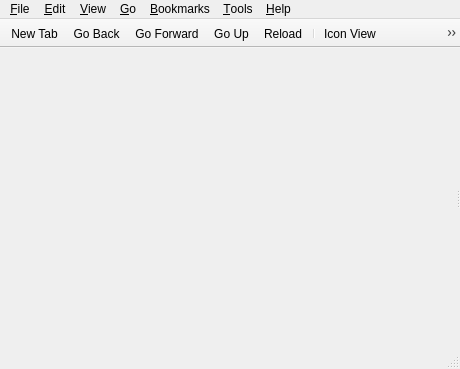
<?xml version="1.0" encoding="UTF-8"?>
<ui version="4.0">
 <class>MainWindow</class>
 <widget class="QMainWindow" name="MainWindow">
  <property name="geometry">
   <rect>
    <x>0</x>
    <y>0</y>
    <width>460</width>
    <height>369</height>
   </rect>
  </property>
  <property name="windowTitle">
   <string>File Manager</string>
  </property>
  <property name="windowIcon">
   <iconset theme="pcmanfm-qt">
    <normaloff>.</normaloff>.</iconset>
  </property>
  <widget class="QWidget" name="centralwidget">
   <layout class="QVBoxLayout" name="verticalLayout">
    <property name="leftMargin">
     <number>0</number>
    </property>
    <property name="topMargin">
     <number>0</number>
    </property>
    <property name="rightMargin">
     <number>0</number>
    </property>
    <property name="bottomMargin">
     <number>0</number>
    </property>
    <item>
     <widget class="QSplitter" name="splitter">
      <property name="orientation">
       <enum>Qt::Horizontal</enum>
      </property>
      <widget class="Fm::SidePane" name="sidePane" native="true">
       <property name="sizePolicy">
        <sizepolicy hsizetype="Preferred" vsizetype="Expanding">
         <horstretch>0</horstretch>
         <verstretch>0</verstretch>
        </sizepolicy>
       </property>
      </widget>
      <widget class="QSplitter" name="viewSplitter">
       <property name="orientation">
        <enum>Qt::Horizontal</enum>
       </property>
      </widget>
     </widget>
    </item>
   </layout>
  </widget>
  <widget class="QMenuBar" name="menubar">
   <property name="geometry">
    <rect>
     <x>0</x>
     <y>0</y>
     <width>460</width>
     <height>30</height>
    </rect>
   </property>
   <property name="contextMenuPolicy">
    <enum>Qt::PreventContextMenu</enum>
   </property>
   <widget class="QMenu" name="menu_File">
    <property name="title">
     <string>&amp;File</string>
    </property>
    <widget class="QMenu" name="menuCreateNew">
     <property name="title">
      <string>C&amp;reate New</string>
     </property>
     <addaction name="actionNewFolder"/>
     <addaction name="actionNewBlankFile"/>
    </widget>
    <addaction name="actionNewTab"/>
    <addaction name="actionNewWin"/>
    <addaction name="separator"/>
    <addaction name="menuCreateNew"/>
    <addaction name="separator"/>
    <addaction name="actionFileProperties"/>
    <addaction name="actionFolderProperties"/>
    <addaction name="separator"/>
    <addaction name="actionCloseTab"/>
    <addaction name="actionCloseWindow"/>
   </widget>
   <widget class="QMenu" name="menu_Help">
    <property name="title">
     <string>&amp;Help</string>
    </property>
    <addaction name="actionAbout"/>
    <addaction name="actionHiddenShortcuts"/>
   </widget>
   <widget class="QMenu" name="menu_View">
    <property name="title">
     <string>&amp;View</string>
    </property>
    <widget class="QMenu" name="menuSorting">
     <property name="title">
      <string>&amp;Sorting</string>
     </property>
     <addaction name="actionByFileName"/>
     <addaction name="actionByMTime"/>
     <addaction name="actionByCrTime"/>
     <addaction name="actionByDTime"/>
     <addaction name="actionByFileSize"/>
     <addaction name="actionByFileType"/>
     <addaction name="actionByOwner"/>
     <addaction name="actionByGroup"/>
     <addaction name="separator"/>
     <addaction name="actionAscending"/>
     <addaction name="actionDescending"/>
     <addaction name="separator"/>
     <addaction name="actionFolderFirst"/>
     <addaction name="actionHiddenLast"/>
     <addaction name="actionCaseSensitive"/>
    </widget>
    <widget class="QMenu" name="menu_View_2">
     <property name="title">
      <string>&amp;View</string>
     </property>
     <addaction name="actionIconView"/>
     <addaction name="actionThumbnailView"/>
     <addaction name="actionCompactView"/>
     <addaction name="actionDetailedList"/>
     <addaction name="separator"/>
    </widget>
    <widget class="QMenu" name="menuToolbars">
     <property name="title">
      <string>&amp;Toolbars</string>
     </property>
     <addaction name="actionFilter"/>
     <addaction name="actionMenu_bar"/>
    </widget>
    <widget class="QMenu" name="menuPathBarStyle">
     <property name="title">
      <string>Path &amp;Bar</string>
     </property>
     <addaction name="actionLocationBar"/>
     <addaction name="actionPathButtons"/>
    </widget>
    <widget class="QMenu" name="menuFiltering">
     <property name="title">
      <string>&amp;Filtering</string>
     </property>
     <addaction name="actionShowFilter"/>
     <addaction name="actionUnfilter"/>
    </widget>
    <widget class="QMenu" name="menuView_Settings">
     <property name="title">
      <string>&amp;Customized View Settings</string>
     </property>
     <addaction name="actionPreserveView"/>
     <addaction name="actionPreserveViewRecursive"/>
     <addaction name="separator"/>
     <addaction name="actionGoToCustomizedViewSource"/>
     <addaction name="actionCleanPerFolderConfig"/>
    </widget>
    <addaction name="actionReload"/>
    <addaction name="separator"/>
    <addaction name="actionShowHidden"/>
    <addaction name="actionShowThumbnails"/>
    <addaction name="actionSplitView"/>
    <addaction name="menuSorting"/>
    <addaction name="menu_View_2"/>
    <addaction name="menuView_Settings"/>
    <addaction name="separator"/>
    <addaction name="actionSidePane"/>
    <addaction name="menuToolbars"/>
    <addaction name="menuPathBarStyle"/>
    <addaction name="separator"/>
    <addaction name="menuFiltering"/>
   </widget>
   <widget class="QMenu" name="menu_Edit">
    <property name="title">
     <string>&amp;Edit</string>
    </property>
    <addaction name="actionCut"/>
    <addaction name="actionCopy"/>
    <addaction name="actionPaste"/>
    <addaction name="actionRename"/>
    <addaction name="actionDelete"/>
    <addaction name="separator"/>
    <addaction name="actionSelectAll"/>
    <addaction name="actionDeselectAll"/>
    <addaction name="actionInvertSelection"/>
    <addaction name="separator"/>
    <addaction name="separator"/>
    <addaction name="actionBulkRename"/>
    <addaction name="separator"/>
    <addaction name="actionPreferences"/>
   </widget>
   <widget class="QMenu" name="menu_Bookmarks">
    <property name="title">
     <string>&amp;Bookmarks</string>
    </property>
    <addaction name="actionAddToBookmarks"/>
    <addaction name="actionEditBookmarks"/>
   </widget>
   <widget class="QMenu" name="menu_Go">
    <property name="title">
     <string>&amp;Go</string>
    </property>
    <addaction name="actionHome"/>
    <addaction name="actionDesktop"/>
    <addaction name="actionApplications"/>
    <addaction name="separator"/>
    <addaction name="actionGoBack"/>
    <addaction name="actionGoForward"/>
    <addaction name="actionGoUp"/>
   </widget>
   <widget class="QMenu" name="menu_Tool">
    <property name="title">
     <string>&amp;Tools</string>
    </property>
    <addaction name="actionOpenTerminal"/>
    <addaction name="actionCreateLauncher"/>
    <addaction name="separator"/>
    <addaction name="actionOpenAsAdmin"/>
    <addaction name="actionOpenAsRoot"/>
    <addaction name="separator"/>
    <addaction name="actionCopyFullPath"/>
    <addaction name="actionFindFiles"/>
   </widget>
   <addaction name="menu_File"/>
   <addaction name="menu_Edit"/>
   <addaction name="menu_View"/>
   <addaction name="menu_Go"/>
   <addaction name="menu_Bookmarks"/>
   <addaction name="menu_Tool"/>
   <addaction name="menu_Help"/>
  </widget>
  <widget class="PCManFM::StatusBar" name="statusbar"/>
  <widget class="QToolBar" name="toolBar">
   <property name="contextMenuPolicy">
    <enum>Qt::PreventContextMenu</enum>
   </property>
   <property name="windowTitle">
    <string>Main Toolbar</string>
   </property>
   <property name="movable">
    <bool>false</bool>
   </property>
   <property name="floatable">
    <bool>false</bool>
   </property>
   <attribute name="toolBarArea">
    <enum>TopToolBarArea</enum>
   </attribute>
   <attribute name="toolBarBreak">
    <bool>false</bool>
   </attribute>
   <addaction name="actionNewTab"/>
   <addaction name="actionGoBack"/>
   <addaction name="actionGoForward"/>
   <addaction name="actionGoUp"/>
   <addaction name="actionReload"/>
   <addaction name="separator"/>
   <addaction name="actionIconView"/>
   <addaction name="actionThumbnailView"/>
   <addaction name="actionCompactView"/>
   <addaction name="actionDetailedList"/>
   <addaction name="separator"/>
   <addaction name="actionGo"/>
   <addaction name="actionMenu"/>
  </widget>
  <action name="actionGoUp">
   <property name="icon">
    <iconset theme="go-up">
     <normaloff>.</normaloff>.</iconset>
   </property>
   <property name="text">
    <string>Go &amp;Up</string>
   </property>
   <property name="toolTip">
    <string>Go Up</string>
   </property>
   <property name="shortcut">
    <string>Alt+Up</string>
   </property>
  </action>
  <action name="actionHome">
   <property name="icon">
    <iconset theme="user-home">
     <normaloff>.</normaloff>.</iconset>
   </property>
   <property name="text">
    <string>&amp;Home</string>
   </property>
   <property name="shortcut">
    <string>Alt+Home</string>
   </property>
  </action>
  <action name="actionReload">
   <property name="icon">
    <iconset theme="view-refresh">
     <normaloff>.</normaloff>.</iconset>
   </property>
   <property name="text">
    <string>&amp;Reload</string>
   </property>
   <property name="shortcut">
    <string>F5</string>
   </property>
  </action>
  <action name="actionGo">
   <property name="icon">
    <iconset theme="go-jump">
     <normaloff>.</normaloff>.</iconset>
   </property>
   <property name="text">
    <string>Go</string>
   </property>
  </action>
  <action name="actionQuit">
   <property name="icon">
    <iconset theme="application-exit">
     <normaloff>.</normaloff>.</iconset>
   </property>
   <property name="text">
    <string>Quit</string>
   </property>
  </action>
  <action name="actionAbout">
   <property name="icon">
    <iconset theme="help-about">
     <normaloff>.</normaloff>.</iconset>
   </property>
   <property name="text">
    <string>&amp;About</string>
   </property>
  </action>
  <action name="actionNewWin">
   <property name="icon">
    <iconset theme="window-new">
     <normaloff>.</normaloff>.</iconset>
   </property>
   <property name="text">
    <string>&amp;New Window</string>
   </property>
   <property name="toolTip">
    <string>New Window</string>
   </property>
   <property name="shortcut">
    <string>Ctrl+N</string>
   </property>
  </action>
  <action name="actionShowHidden">
   <property name="checkable">
    <bool>true</bool>
   </property>
   <property name="text">
    <string>Show &amp;Hidden</string>
   </property>
   <property name="shortcut">
    <string>Ctrl+H</string>
   </property>
  </action>
  <action name="actionDesktop">
   <property name="icon">
    <iconset theme="user-desktop">
     <normaloff>.</normaloff>.</iconset>
   </property>
   <property name="text">
    <string>&amp;Desktop</string>
   </property>
  </action>
  <action name="actionAddToBookmarks">
   <property name="icon">
    <iconset theme="list-add">
     <normaloff>.</normaloff>.</iconset>
   </property>
   <property name="text">
    <string>&amp;Add to Bookmarks</string>
   </property>
  </action>
  <action name="actionApplications">
   <property name="text">
    <string>&amp;Applications</string>
   </property>
  </action>
  <action name="actionReload_2">
   <property name="text">
    <string>Reload</string>
   </property>
  </action>
  <action name="actionIconView">
   <property name="checkable">
    <bool>true</bool>
   </property>
   <property name="text">
    <string>&amp;Icon View</string>
   </property>
   <property name="shortcut">
    <string>Ctrl+Shift+1</string>
   </property>
  </action>
  <action name="actionCompactView">
   <property name="checkable">
    <bool>true</bool>
   </property>
   <property name="text">
    <string>&amp;Compact View</string>
   </property>
   <property name="shortcut">
    <string>Ctrl+Shift+3</string>
   </property>
  </action>
  <action name="actionDetailedList">
   <property name="checkable">
    <bool>true</bool>
   </property>
   <property name="text">
    <string>&amp;Detailed List</string>
   </property>
   <property name="shortcut">
    <string>Ctrl+Shift+4</string>
   </property>
  </action>
  <action name="actionThumbnailView">
   <property name="checkable">
    <bool>true</bool>
   </property>
   <property name="text">
    <string>&amp;Thumbnail View</string>
   </property>
   <property name="shortcut">
    <string>Ctrl+Shift+2</string>
   </property>
  </action>
  <action name="actionCut">
   <property name="icon">
    <iconset theme="edit-cut">
     <normaloff>.</normaloff>.</iconset>
   </property>
   <property name="text">
    <string>Cu&amp;t</string>
   </property>
   <property name="shortcut">
    <string>Ctrl+X</string>
   </property>
  </action>
  <action name="actionCopy">
   <property name="icon">
    <iconset theme="edit-copy">
     <normaloff>.</normaloff>.</iconset>
   </property>
   <property name="text">
    <string>&amp;Copy</string>
   </property>
   <property name="shortcut">
    <string>Ctrl+C</string>
   </property>
  </action>
  <action name="actionPaste">
   <property name="icon">
    <iconset theme="edit-paste">
     <normaloff>.</normaloff>.</iconset>
   </property>
   <property name="text">
    <string>&amp;Paste</string>
   </property>
   <property name="shortcut">
    <string>Ctrl+V</string>
   </property>
  </action>
  <action name="actionSelectAll">
   <property name="icon">
    <iconset theme="edit-select-all">
     <normaloff>.</normaloff>.</iconset>
   </property>
   <property name="text">
    <string>Select &amp;All</string>
   </property>
   <property name="shortcut">
    <string>Ctrl+A</string>
   </property>
  </action>
  <action name="actionDeselectAll">
   <property name="text">
    <string>De&amp;select All</string>
   </property>
   <property name="shortcut">
    <string>Ctrl+D</string>
   </property>
  </action>
  <action name="actionPreferences">
   <property name="text">
    <string>Pr&amp;eferences</string>
   </property>
  </action>
  <action name="actionAscending">
   <property name="checkable">
    <bool>true</bool>
   </property>
   <property name="text">
    <string>&amp;Ascending</string>
   </property>
   <property name="icon">
    <iconset theme="view-sort-ascending">
     <normaloff>.</normaloff>.</iconset>
   </property>
  </action>
  <action name="actionDescending">
   <property name="checkable">
    <bool>true</bool>
   </property>
   <property name="text">
    <string>&amp;Descending</string>
   </property>
   <property name="icon">
    <iconset theme="view-sort-descending">
     <normaloff>.</normaloff>.</iconset>
   </property>
  </action>
  <action name="actionByFileName">
   <property name="checkable">
    <bool>true</bool>
   </property>
   <property name="text">
    <string>&amp;By File Name</string>
   </property>
  </action>
  <action name="actionByMTime">
   <property name="checkable">
    <bool>true</bool>
   </property>
   <property name="text">
    <string>By &amp;Modification Time</string>
   </property>
  </action>
  <action name="actionByCrTime">
   <property name="checkable">
    <bool>true</bool>
   </property>
   <property name="text">
    <string>By C&amp;reation Time</string>
   </property>
  </action>
  <action name="actionByDTime">
   <property name="checkable">
    <bool>true</bool>
   </property>
   <property name="text">
    <string>By Deletio&amp;n Time</string>
   </property>
  </action>
  <action name="actionByFileType">
   <property name="checkable">
    <bool>true</bool>
   </property>
   <property name="text">
    <string>By File &amp;Type</string>
   </property>
  </action>
  <action name="actionByOwner">
   <property name="checkable">
    <bool>true</bool>
   </property>
   <property name="text">
    <string>By &amp;Owner</string>
   </property>
  </action>
  <action name="actionByGroup">
   <property name="checkable">
    <bool>true</bool>
   </property>
   <property name="text">
    <string>By &amp;Group</string>
   </property>
  </action>
  <action name="actionFolderFirst">
   <property name="checkable">
    <bool>true</bool>
   </property>
   <property name="text">
    <string>&amp;Folder First</string>
   </property>
  </action>
  <action name="actionHiddenLast">
   <property name="checkable">
    <bool>true</bool>
   </property>
   <property name="text">
    <string>&amp;Hidden Last</string>
   </property>
  </action>
  <action name="actionNewTab">
   <property name="icon">
    <iconset theme="tab-new">
     <normaloff>.</normaloff>.</iconset>
   </property>
   <property name="text">
    <string>New &amp;Tab</string>
   </property>
   <property name="toolTip">
    <string>New Tab</string>
   </property>
   <property name="shortcut">
    <string>Ctrl+T</string>
   </property>
  </action>
  <action name="actionGoBack">
   <property name="icon">
    <iconset theme="go-previous">
     <normaloff>.</normaloff>.</iconset>
   </property>
   <property name="text">
    <string>Go &amp;Back</string>
   </property>
   <property name="toolTip">
    <string>Go Back</string>
   </property>
   <property name="shortcut">
    <string>Alt+Left</string>
   </property>
  </action>
  <action name="actionGoForward">
   <property name="icon">
    <iconset theme="go-next">
     <normaloff>.</normaloff>.</iconset>
   </property>
   <property name="text">
    <string>Go &amp;Forward</string>
   </property>
   <property name="toolTip">
    <string>Go Forward</string>
   </property>
   <property name="shortcut">
    <string>Alt+Right</string>
   </property>
  </action>
  <action name="actionInvertSelection">
   <property name="text">
    <string>&amp;Invert Selection</string>
   </property>
   <property name="shortcut">
    <string>Ctrl+Shift+A</string>
   </property>
  </action>
  <action name="actionDelete">
   <property name="icon">
    <iconset theme="edit-delete">
     <normaloff>.</normaloff>.</iconset>
   </property>
   <property name="text">
    <string>&amp;Delete</string>
   </property>
   <property name="shortcut">
    <string>Del</string>
   </property>
  </action>
  <action name="actionRename">
   <property name="text">
    <string>&amp;Rename</string>
   </property>
   <property name="icon">
    <iconset theme="edit-rename">
     <normaloff>.</normaloff>.</iconset>
   </property>
   <property name="shortcut">
    <string>F2</string>
   </property>
  </action>
  <action name="actionCloseTab">
   <property name="icon">
    <iconset theme="tab-close">
     <normaloff>.</normaloff>.</iconset>
   </property>
   <property name="text">
    <string>C&amp;lose Tab</string>
   </property>
   <property name="shortcut">
    <string>Ctrl+W</string>
   </property>
  </action>
  <action name="actionFileProperties">
   <property name="icon">
    <iconset theme="document-properties">
     <normaloff>.</normaloff>.</iconset>
   </property>
   <property name="text">
    <string>File &amp;Properties</string>
   </property>
   <property name="shortcut">
    <string>Alt+Return</string>
   </property>
  </action>
  <action name="actionFolderProperties">
   <property name="text">
    <string>&amp;Folder Properties</string>
   </property>
  </action>
  <action name="actionCaseSensitive">
   <property name="checkable">
    <bool>true</bool>
   </property>
   <property name="text">
    <string>&amp;Case Sensitive</string>
   </property>
  </action>
  <action name="actionByFileSize">
   <property name="checkable">
    <bool>true</bool>
   </property>
   <property name="text">
    <string>By File &amp;Size</string>
   </property>
  </action>
  <action name="actionCloseWindow">
   <property name="icon">
    <iconset theme="window-close">
     <normaloff>.</normaloff>.</iconset>
   </property>
   <property name="text">
    <string>&amp;Close Window</string>
   </property>
   <property name="shortcut">
    <string>Ctrl+Q</string>
   </property>
  </action>
  <action name="actionEdit_Bookmarks">
   <property name="text">
    <string>Edit Bookmarks</string>
   </property>
  </action>
  <action name="actionOpenTerminal">
   <property name="icon">
    <iconset theme="utilities-terminal">
     <normaloff>.</normaloff>.</iconset>
   </property>
   <property name="text">
    <string>Open &amp;Terminal</string>
   </property>
   <property name="shortcut">
    <string>F4</string>
   </property>
  </action>
  <action name="actionOpenAsRoot">
   <property name="text">
    <string>Open Tab in &amp;Root Instance</string>
   </property>
  </action>
  <action name="actionEditBookmarks">
   <property name="text">
    <string>&amp;Edit Bookmarks</string>
   </property>
  </action>
  <action name="actionNewFolder">
   <property name="icon">
    <iconset theme="folder-new">
     <normaloff>.</normaloff>.</iconset>
   </property>
   <property name="text">
    <string>&amp;Folder</string>
   </property>
   <property name="shortcut">
    <string>Ctrl+Shift+N</string>
   </property>
  </action>
  <action name="actionNewBlankFile">
   <property name="icon">
    <iconset theme="document-new">
     <normaloff>.</normaloff>.</iconset>
   </property>
   <property name="text">
    <string>&amp;Blank File</string>
   </property>
   <property name="shortcut">
    <string>Ctrl+Alt+N</string>
   </property>
  </action>
  <action name="actionFindFiles">
   <property name="text">
    <string>&amp;Find Files</string>
   </property>
   <property name="icon">
    <iconset theme="edit-find">
     <normaloff>.</normaloff>.</iconset>
   </property>
   <property name="shortcut">
    <string>F3</string>
   </property>
  </action>
  <action name="actionFilter">
   <property name="checkable">
    <bool>true</bool>
   </property>
   <property name="text">
    <string>Permanent &amp;filter bar</string>
   </property>
   <property name="shortcut">
    <string>Ctrl+B</string>
   </property>
  </action>
  <action name="actionUnfilter">
   <property name="text">
    <string>&amp;Clear All Filters</string>
   </property>
   <property name="shortcut">
    <string>Ctrl+Shift+K</string>
   </property>
  </action>
  <action name="actionMenu_bar">
   <property name="checkable">
    <bool>true</bool>
   </property>
   <property name="text">
    <string>&amp;Menu bar</string>
   </property>
   <property name="toolTip">
    <string>Menu bar</string>
   </property>
   <property name="shortcut">
    <string>Ctrl+M</string>
   </property>
  </action>
  <action name="actionMenu">
   <property name="icon">
    <iconset theme="application-menu">
     <normaloff>.</normaloff>.</iconset>
   </property>
   <property name="text">
    <string>Menu</string>
   </property>
   <property name="toolTip">
    <string>Menu</string>
   </property>
  </action>
  <action name="actionPreserveView">
   <property name="checkable">
    <bool>true</bool>
   </property>
   <property name="text">
    <string>Preserve Settings for &amp;This Folder</string>
   </property>
  </action>
  <action name="actionLocationBar">
   <property name="checkable">
    <bool>true</bool>
   </property>
   <property name="text">
    <string>&amp;Location</string>
   </property>
  </action>
  <action name="actionPathButtons">
   <property name="checkable">
    <bool>true</bool>
   </property>
   <property name="text">
    <string>&amp;Path Buttons</string>
   </property>
  </action>
  <action name="actionBulkRename">
   <property name="text">
    <string>&amp;Bulk Rename</string>
   </property>
   <property name="icon">
    <iconset theme="edit-rename">
     <normaloff>.</normaloff>.</iconset>
   </property>
   <property name="toolTip">
    <string>Bulk Rename</string>
   </property>
   <property name="shortcut">
    <string>Shift+F2</string>
   </property>
  </action>
  <action name="actionShowFilter">
   <property name="text">
    <string>&amp;Show/Focus Filter Bar</string>
   </property>
   <property name="toolTip">
    <string>Show Filter Bar</string>
   </property>
   <property name="shortcut">
    <string>Ctrl+I</string>
   </property>
  </action>
  <action name="actionSplitView">
   <property name="checkable">
    <bool>true</bool>
   </property>
   <property name="text">
    <string>S&amp;plit View</string>
   </property>
   <property name="toolTip">
    <string>Split View</string>
   </property>
   <property name="shortcut">
    <string>F6</string>
   </property>
  </action>
  <action name="actionCopyFullPath">
   <property name="text">
    <string>&amp;Copy Full Path</string>
   </property>
   <property name="icon">
    <iconset theme="edit-copy">
     <normaloff>.</normaloff>.</iconset>
   </property>
   <property name="shortcut">
    <string>Ctrl+Shift+C</string>
   </property>
  </action>
  <action name="actionShowThumbnails">
   <property name="checkable">
    <bool>true</bool>
   </property>
   <property name="checked">
    <bool>true</bool>
   </property>
   <property name="text">
    <string>Show Thumb&amp;nails</string>
   </property>
   <property name="toolTip">
    <string>Show Thumbnails</string>
   </property>
  </action>
  <action name="actionSidePane">
   <property name="checkable">
    <bool>true</bool>
   </property>
   <property name="text">
    <string>S&amp;ide Pane</string>
   </property>
   <property name="shortcut">
    <string>F9</string>
   </property>
  </action>
  <action name="actionHiddenShortcuts">
   <property name="text">
    <string>Hidden &amp;Shortcuts</string>
   </property>
  </action>
  <action name="actionOpenAsAdmin">
   <property name="text">
    <string>Open Tab in &amp;Admin Mode</string>
   </property>
  </action>
  <action name="actionCreateLauncher">
   <property name="text">
    <string>Create Launcher</string>
   </property>
   <property name="toolTip">
    <string>Create Launcher</string>
   </property>
  </action>
  <action name="actionPreserveViewRecursive">
   <property name="checkable">
    <bool>true</bool>
   </property>
   <property name="text">
    <string>Preserve Settings Recursively from &amp;Here</string>
   </property>
  </action>
  <action name="actionGoToCustomizedViewSource">
   <property name="text">
    <string>&amp;Go to Source of Inherited Settings</string>
   </property>
  </action>
  <action name="actionCleanPerFolderConfig">
   <property name="text">
    <string>&amp;Remove Settings of Nonexistent Folders</string>
   </property>
  </action>
 </widget>
 <customwidgets>
  <customwidget>
   <class>PCManFM::StatusBar</class>
   <extends>QStatusBar</extends>
   <header>statusbar.h</header>
   <container>1</container>
  </customwidget>
  <customwidget>
   <class>Fm::SidePane</class>
   <extends>QWidget</extends>
   <header location="global">libfm-qt6/sidepane.h</header>
   <container>1</container>
  </customwidget>
 </customwidgets>
 <resources/>
 <connections/>
</ui>
